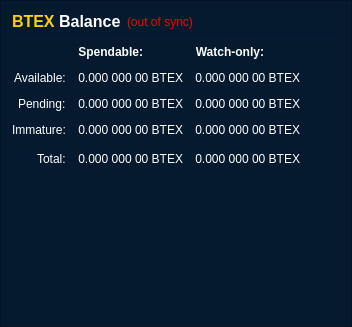
                   <widget class="QFrame" name="frame_Balances">
                    <property name="styleSheet">
                     <string notr="true">background-color: rgb(5, 26, 47);
</string>
                    </property>
                    <property name="frameShape">
                     <enum>QFrame::StyledPanel</enum>
                    </property>
                    <property name="frameShadow">
                     <enum>QFrame::Raised</enum>
                    </property>
                    <layout class="QVBoxLayout" name="verticalLayout_4">
                     <item>
                      <layout class="QHBoxLayout" name="horizontalLayout_4">
                       <item>
                        <widget class="QLabel" name="label_5">
                         <property name="minimumSize">
                          <size>
                           <width>0</width>
                           <height>20</height>
                          </size>
                         </property>
                         <property name="font">
                          <font>
                           <pointsize>12</pointsize>
                           <weight>75</weight>
                           <bold>true</bold>
                          </font>
                         </property>
                         <property name="styleSheet">
                          <string notr="true">background: transparent;
color:white</string>
                         </property>
                         <property name="text">
                          <string>&lt;html&gt;&lt;head/&gt;&lt;body&gt;&lt;p&gt;&lt;span style=&quot; color:#fece17;&quot;&gt;BTEX&lt;/span&gt; Balance&lt;/p&gt;&lt;/body&gt;&lt;/html&gt;</string>
                         </property>
                        </widget>
                       </item>
                       <item>
                        <widget class="QLabel" name="labelWalletStatus">
                         <property name="cursor">
                          <cursorShape>WhatsThisCursor</cursorShape>
                         </property>
                         <property name="toolTip">
                          <string>The displayed information may be out of date. Your wallet automatically synchronizes with the KYD network after a connection is established, but this process has not completed yet.</string>
                         </property>
                         <property name="styleSheet">
                          <string notr="true">QLabel { color: red; background: transparent }</string>
                         </property>
                         <property name="text">
                          <string notr="true">(out of sync)</string>
                         </property>
                         <property name="alignment">
                          <set>Qt::AlignLeading|Qt::AlignLeft|Qt::AlignVCenter</set>
                         </property>
                        </widget>
                       </item>
                       <item>
                        <spacer name="horizontalSpacer_3">
                         <property name="orientation">
                          <enum>Qt::Horizontal</enum>
                         </property>
                         <property name="sizeHint" stdset="0">
                          <size>
                           <width>40</width>
                           <height>20</height>
                          </size>
                         </property>
                        </spacer>
                       </item>
                      </layout>
                     </item>
                     <item>
                      <widget class="Line" name="line_Balance">
                       <property name="minimumSize">
                        <size>
                         <width>0</width>
                         <height>1</height>
                        </size>
                       </property>
                       <property name="maximumSize">
                        <size>
                         <width>16777215</width>
                         <height>1</height>
                        </size>
                       </property>
                       <property name="orientation">
                        <enum>Qt::Horizontal</enum>
                       </property>
                      </widget>
                     </item>
                     <item>
                      <layout class="QGridLayout" name="gridLayout">
                       <property name="spacing">
                        <number>12</number>
                       </property>
                       <item row="0" column="1" alignment="Qt::AlignLeft">
                        <widget class="QLabel" name="labelSpendable">
                         <property name="styleSheet">
                          <string notr="true">background: transparent;
color:white</string>
                         </property>
                         <property name="text">
                          <string>&lt;html&gt;&lt;head/&gt;&lt;body&gt;&lt;p&gt;&lt;span style=&quot; font-weight:600;&quot;&gt;Spendable:&lt;/span&gt;&lt;/p&gt;&lt;/body&gt;&lt;/html&gt;</string>
                         </property>
                         <property name="alignment">
                          <set>Qt::AlignRight|Qt::AlignTrailing|Qt::AlignVCenter</set>
                         </property>
                        </widget>
                       </item>
                       <item row="0" column="2" alignment="Qt::AlignLeft">
                        <widget class="QLabel" name="labelWatchonly">
                         <property name="styleSheet">
                          <string notr="true">background: transparent;
color:white</string>
                         </property>
                         <property name="text">
                          <string>&lt;html&gt;&lt;head/&gt;&lt;body&gt;&lt;p&gt;&lt;span style=&quot; font-weight:600;&quot;&gt;Watch-only:&lt;/span&gt;&lt;/p&gt;&lt;/body&gt;&lt;/html&gt;</string>
                         </property>
                         <property name="alignment">
                          <set>Qt::AlignRight|Qt::AlignTrailing|Qt::AlignVCenter</set>
                         </property>
                        </widget>
                       </item>
                       <item row="1" column="0" alignment="Qt::AlignRight">
                        <widget class="QLabel" name="labelBalanceText">
                         <property name="styleSheet">
                          <string notr="true">background: transparent;
color:white</string>
                         </property>
                         <property name="text">
                          <string>Available:</string>
                         </property>
                        </widget>
                       </item>
                       <item row="1" column="1">
                        <widget class="QLabel" name="labelBalance">
                         <property name="font">
                          <font>
                           <weight>50</weight>
                           <bold>false</bold>
                          </font>
                         </property>
                         <property name="cursor">
                          <cursorShape>IBeamCursor</cursorShape>
                         </property>
                         <property name="toolTip">
                          <string>Your current spendable balance</string>
                         </property>
                         <property name="styleSheet">
                          <string notr="true">background: transparent;
color:white</string>
                         </property>
                         <property name="text">
                          <string notr="true">&lt;html&gt;&lt;head/&gt;&lt;body&gt;&lt;p&gt;&lt;span style=&quot; color:#ffffff;&quot;&gt;0.000 000 00 &lt;/span&gt;&lt;span style=&quot; color:#ffffff;&quot;&gt;BTEX&lt;/span&gt;&lt;/p&gt;&lt;/body&gt;&lt;/html&gt;</string>
                         </property>
                         <property name="alignment">
                          <set>Qt::AlignRight|Qt::AlignTrailing|Qt::AlignVCenter</set>
                         </property>
                         <property name="textInteractionFlags">
                          <set>Qt::LinksAccessibleByMouse|Qt::TextSelectableByKeyboard|Qt::TextSelectableByMouse</set>
                         </property>
                        </widget>
                       </item>
                       <item row="1" column="2">
                        <widget class="QLabel" name="labelWatchAvailable">
                         <property name="font">
                          <font>
                           <weight>50</weight>
                           <bold>false</bold>
                          </font>
                         </property>
                         <property name="cursor">
                          <cursorShape>IBeamCursor</cursorShape>
                         </property>
                         <property name="toolTip">
                          <string>Your current balance in watch-only addresses</string>
                         </property>
                         <property name="styleSheet">
                          <string notr="true">background: transparent;
color:white</string>
                         </property>
                         <property name="text">
                          <string notr="true">&lt;html&gt;&lt;head/&gt;&lt;body&gt;&lt;p&gt;&lt;span style=&quot; color:#ffffff;&quot;&gt;0.000 000 00 &lt;/span&gt;&lt;span style=&quot; color:#ffffff;&quot;&gt;BTEX&lt;/span&gt;&lt;/p&gt;&lt;/body&gt;&lt;/html&gt;</string>
                         </property>
                         <property name="alignment">
                          <set>Qt::AlignRight|Qt::AlignTrailing|Qt::AlignVCenter</set>
                         </property>
                         <property name="textInteractionFlags">
                          <set>Qt::LinksAccessibleByMouse|Qt::TextSelectableByKeyboard|Qt::TextSelectableByMouse</set>
                         </property>
                        </widget>
                       </item>
                       <item row="2" column="0" alignment="Qt::AlignRight">
                        <widget class="QLabel" name="labelPendingText">
                         <property name="styleSheet">
                          <string notr="true">background: transparent;
color:white</string>
                         </property>
                         <property name="text">
                          <string>Pending:</string>
                         </property>
                        </widget>
                       </item>
                       <item row="2" column="1">
                        <widget class="QLabel" name="labelUnconfirmed">
                         <property name="font">
                          <font>
                           <weight>50</weight>
                           <bold>false</bold>
                          </font>
                         </property>
                         <property name="cursor">
                          <cursorShape>IBeamCursor</cursorShape>
                         </property>
                         <property name="toolTip">
                          <string>Total of transactions that have yet to be confirmed, and do not yet count toward the spendable balance</string>
                         </property>
                         <property name="styleSheet">
                          <string notr="true">background: transparent;
color:white</string>
                         </property>
                         <property name="text">
                          <string notr="true">&lt;html&gt;&lt;head/&gt;&lt;body&gt;&lt;p&gt;&lt;span style=&quot; color:#ffffff;&quot;&gt;0.000 000 00 &lt;/span&gt;&lt;span style=&quot; color:#ffffff;&quot;&gt;BTEX&lt;/span&gt;&lt;/p&gt;&lt;/body&gt;&lt;/html&gt;</string>
                         </property>
                         <property name="alignment">
                          <set>Qt::AlignRight|Qt::AlignTrailing|Qt::AlignVCenter</set>
                         </property>
                         <property name="textInteractionFlags">
                          <set>Qt::LinksAccessibleByMouse|Qt::TextSelectableByKeyboard|Qt::TextSelectableByMouse</set>
                         </property>
                        </widget>
                       </item>
                       <item row="2" column="2">
                        <widget class="QLabel" name="labelWatchPending">
                         <property name="font">
                          <font>
                           <weight>50</weight>
                           <bold>false</bold>
                          </font>
                         </property>
                         <property name="cursor">
                          <cursorShape>IBeamCursor</cursorShape>
                         </property>
                         <property name="toolTip">
                          <string>Unconfirmed transactions to watch-only addresses</string>
                         </property>
                         <property name="styleSheet">
                          <string notr="true">background: transparent;
color:white</string>
                         </property>
                         <property name="text">
                          <string notr="true">&lt;html&gt;&lt;head/&gt;&lt;body&gt;&lt;p&gt;&lt;span style=&quot; color:#ffffff;&quot;&gt;0.000 000 00 &lt;/span&gt;&lt;span style=&quot; color:#ffffff;&quot;&gt;BTEX&lt;/span&gt;&lt;/p&gt;&lt;/body&gt;&lt;/html&gt;</string>
                         </property>
                         <property name="alignment">
                          <set>Qt::AlignRight|Qt::AlignTrailing|Qt::AlignVCenter</set>
                         </property>
                         <property name="textInteractionFlags">
                          <set>Qt::LinksAccessibleByMouse|Qt::TextSelectableByKeyboard|Qt::TextSelectableByMouse</set>
                         </property>
                        </widget>
                       </item>
                       <item row="3" column="0" alignment="Qt::AlignRight">
                        <widget class="QLabel" name="labelImmatureText">
                         <property name="styleSheet">
                          <string notr="true">background: transparent;
color:white</string>
                         </property>
                         <property name="text">
                          <string>Immature:</string>
                         </property>
                        </widget>
                       </item>
                       <item row="3" column="1">
                        <widget class="QLabel" name="labelImmature">
                         <property name="font">
                          <font>
                           <weight>50</weight>
                           <bold>false</bold>
                          </font>
                         </property>
                         <property name="cursor">
                          <cursorShape>IBeamCursor</cursorShape>
                         </property>
                         <property name="toolTip">
                          <string>Staked or masternode rewards that has not yet matured</string>
                         </property>
                         <property name="styleSheet">
                          <string notr="true">background: transparent;
color:white</string>
                         </property>
                         <property name="text">
                          <string notr="true">&lt;html&gt;&lt;head/&gt;&lt;body&gt;&lt;p&gt;&lt;span style=&quot; color:#ffffff;&quot;&gt;0.000 000 00 &lt;/span&gt;&lt;span style=&quot; color:#ffffff;&quot;&gt;BTEX&lt;/span&gt;&lt;/p&gt;&lt;/body&gt;&lt;/html&gt;</string>
                         </property>
                         <property name="alignment">
                          <set>Qt::AlignRight|Qt::AlignTrailing|Qt::AlignVCenter</set>
                         </property>
                         <property name="textInteractionFlags">
                          <set>Qt::LinksAccessibleByMouse|Qt::TextSelectableByKeyboard|Qt::TextSelectableByMouse</set>
                         </property>
                        </widget>
                       </item>
                       <item row="3" column="2">
                        <widget class="QLabel" name="labelWatchImmature">
                         <property name="font">
                          <font>
                           <weight>50</weight>
                           <bold>false</bold>
                          </font>
                         </property>
                         <property name="cursor">
                          <cursorShape>IBeamCursor</cursorShape>
                         </property>
                         <property name="toolTip">
                          <string>Staked or masternode rewards in watch-only addresses that has not yet matured</string>
                         </property>
                         <property name="styleSheet">
                          <string notr="true">background: transparent;
color:white</string>
                         </property>
                         <property name="text">
                          <string notr="true">&lt;html&gt;&lt;head/&gt;&lt;body&gt;&lt;p&gt;&lt;span style=&quot; color:#ffffff;&quot;&gt;0.000 000 00 &lt;/span&gt;&lt;span style=&quot; color:#ffffff;&quot;&gt;BTEX&lt;/span&gt;&lt;/p&gt;&lt;/body&gt;&lt;/html&gt;</string>
                         </property>
                         <property name="alignment">
                          <set>Qt::AlignRight|Qt::AlignTrailing|Qt::AlignVCenter</set>
                         </property>
                         <property name="textInteractionFlags">
                          <set>Qt::LinksAccessibleByMouse|Qt::TextSelectableByKeyboard|Qt::TextSelectableByMouse</set>
                         </property>
                        </widget>
                       </item>
                       <item row="4" column="0" alignment="Qt::AlignRight">
                        <widget class="QLabel" name="labelTotalText">
                         <property name="toolTip">
                          <string>Your current BTEX balance, unconfirmed and immature transactions included</string>
                         </property>
                         <property name="styleSheet">
                          <string notr="true">background: transparent;
color:white</string>
                         </property>
                         <property name="text">
                          <string>Total:</string>
                         </property>
                        </widget>
                       </item>
                       <item row="4" column="1">
                        <widget class="QLabel" name="labelTotal">
                         <property name="font">
                          <font>
                           <weight>50</weight>
                           <bold>false</bold>
                          </font>
                         </property>
                         <property name="cursor">
                          <cursorShape>IBeamCursor</cursorShape>
                         </property>
                         <property name="toolTip">
                          <string>Your current BTEX balance, unconfirmed and immature transactions included</string>
                         </property>
                         <property name="styleSheet">
                          <string notr="true">background: transparent;
color:white</string>
                         </property>
                         <property name="text">
                          <string notr="true">&lt;html&gt;&lt;head/&gt;&lt;body&gt;&lt;p&gt;&lt;span style=&quot; color:#ffffff;&quot;&gt;0.000 000 00 &lt;/span&gt;&lt;span style=&quot; color:#ffffff;&quot;&gt;BTEX&lt;/span&gt;&lt;/p&gt;&lt;/body&gt;&lt;/html&gt;</string>
                         </property>
                         <property name="alignment">
                          <set>Qt::AlignRight|Qt::AlignTrailing|Qt::AlignVCenter</set>
                         </property>
                         <property name="textInteractionFlags">
                          <set>Qt::LinksAccessibleByMouse|Qt::TextSelectableByKeyboard|Qt::TextSelectableByMouse</set>
                         </property>
                        </widget>
                       </item>
                       <item row="4" column="2">
                        <widget class="QLabel" name="labelWatchTotal">
                         <property name="font">
                          <font>
                           <weight>50</weight>
                           <bold>false</bold>
                          </font>
                         </property>
                         <property name="cursor">
                          <cursorShape>IBeamCursor</cursorShape>
                         </property>
                         <property name="toolTip">
                          <string>Current total balance in watch-only addresses</string>
                         </property>
                         <property name="styleSheet">
                          <string notr="true">background: transparent;
color:white</string>
                         </property>
                         <property name="text">
                          <string notr="true">&lt;html&gt;&lt;head/&gt;&lt;body&gt;&lt;p&gt;&lt;span style=&quot; color:#ffffff;&quot;&gt;0.000 000 00 &lt;/span&gt;&lt;span style=&quot; color:#ffffff;&quot;&gt;BTEX&lt;/span&gt;&lt;/p&gt;&lt;/body&gt;&lt;/html&gt;</string>
                         </property>
                         <property name="alignment">
                          <set>Qt::AlignRight|Qt::AlignTrailing|Qt::AlignVCenter</set>
                         </property>
                         <property name="textInteractionFlags">
                          <set>Qt::LinksAccessibleByMouse|Qt::TextSelectableByKeyboard|Qt::TextSelectableByMouse</set>
                         </property>
                        </widget>
                       </item>
                       <item row="4" column="3">
                        <spacer name="horizontalSpacer_9">
                         <property name="orientation">
                          <enum>Qt::Horizontal</enum>
                         </property>
                         <property name="sizeHint" stdset="0">
                          <size>
                           <width>40</width>
                           <height>20</height>
                          </size>
                         </property>
                        </spacer>
                       </item>
                      </layout>
                     </item>
                     <item>
                      <spacer name="verticalSpacer_3">
                       <property name="orientation">
                        <enum>Qt::Vertical</enum>
                       </property>
                       <property name="sizeType">
                        <enum>QSizePolicy::Expanding</enum>
                       </property>
                       <property name="sizeHint" stdset="0">
                        <size>
                         <width>20</width>
                         <height>40</height>
                        </size>
                       </property>
                      </spacer>
                     </item>
                     <item alignment="Qt::AlignHCenter">
                      <widget class="QLabel" name="overviewlogo">
                       <property name="sizePolicy">
                        <sizepolicy hsizetype="Preferred" vsizetype="Preferred">
                         <horstretch>0</horstretch>
                         <verstretch>0</verstretch>
                        </sizepolicy>
                       </property>
                       <property name="minimumSize">
                        <size>
                         <width>300</width>
                         <height>100</height>
                        </size>
                       </property>
                       <property name="maximumSize">
                        <size>
                         <width>300</width>
                         <height>100</height>
                        </size>
                       </property>
                       <property name="autoFillBackground">
                        <bool>false</bool>
                       </property>
                       <property name="styleSheet">
                        <string notr="true">image: url(:/images/res/images/logo.png);</string>
                       </property>
                       <property name="text">
                        <string/>
                       </property>
                      </widget>
                     </item>
                    </layout>
                   </widget>
